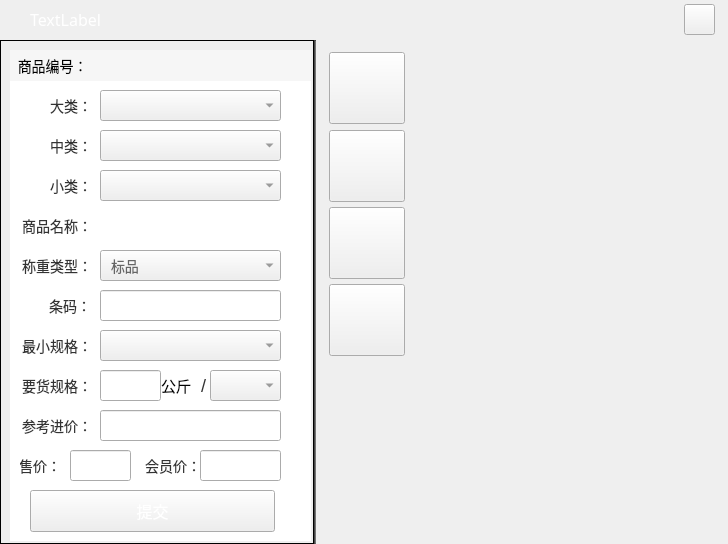
<?xml version="1.0" encoding="UTF-8"?>
<ui version="4.0">
 <class>QuickAddDlg</class>
 <widget class="QDialog" name="QuickAddDlg">
  <property name="geometry">
   <rect>
    <x>0</x>
    <y>0</y>
    <width>728</width>
    <height>544</height>
   </rect>
  </property>
  <property name="minimumSize">
   <size>
    <width>727</width>
    <height>543</height>
   </size>
  </property>
  <property name="font">
   <font>
    <family>微软雅黑</family>
   </font>
  </property>
  <property name="windowTitle">
   <string>StatementDlg</string>
  </property>
  <property name="styleSheet">
   <string notr="true"/>
  </property>
  <widget class="QWidget" name="widget" native="true">
   <property name="geometry">
    <rect>
     <x>0</x>
     <y>40</y>
     <width>728</width>
     <height>504</height>
    </rect>
   </property>
   <property name="minimumSize">
    <size>
     <width>0</width>
     <height>504</height>
    </size>
   </property>
   <property name="maximumSize">
    <size>
     <width>16777215</width>
     <height>504</height>
    </size>
   </property>
   <property name="styleSheet">
    <string notr="true">QWidget#widget {
        border-image: url(:/shareImages/dlg_background.png);
}</string>
   </property>
   <widget class="QFrame" name="frame_2">
    <property name="geometry">
     <rect>
      <x>0</x>
      <y>0</y>
      <width>314</width>
      <height>504</height>
     </rect>
    </property>
    <property name="minimumSize">
     <size>
      <width>314</width>
      <height>504</height>
     </size>
    </property>
    <property name="maximumSize">
     <size>
      <width>314</width>
      <height>16777215</height>
     </size>
    </property>
    <property name="frameShape">
     <enum>QFrame::Panel</enum>
    </property>
    <widget class="QWidget" name="widget_12" native="true">
     <property name="geometry">
      <rect>
       <x>10</x>
       <y>10</y>
       <width>301</width>
       <height>491</height>
      </rect>
     </property>
     <property name="minimumSize">
      <size>
       <width>285</width>
       <height>129</height>
      </size>
     </property>
     <property name="styleSheet">
      <string notr="true">QWidget#widget_12 {
        background-color: rgb(255, 255, 255);
}</string>
     </property>
     <widget class="QLabel" name="pluLabel">
      <property name="geometry">
       <rect>
        <x>10</x>
        <y>240</y>
        <width>71</width>
        <height>31</height>
       </rect>
      </property>
      <property name="font">
       <font>
        <pointsize>-1</pointsize>
       </font>
      </property>
      <property name="styleSheet">
       <string notr="true">
        font-size:14px;
        color: rgb(51, 51, 51);
</string>
      </property>
      <property name="text">
       <string>条码：</string>
      </property>
      <property name="alignment">
       <set>Qt::AlignRight|Qt::AlignTrailing|Qt::AlignVCenter</set>
      </property>
     </widget>
     <widget class="QLineEdit" name="barCodelEdit">
      <property name="geometry">
       <rect>
        <x>90</x>
        <y>240</y>
        <width>181</width>
        <height>31</height>
       </rect>
      </property>
      <property name="font">
       <font>
        <pointsize>-1</pointsize>
       </font>
      </property>
      <property name="styleSheet">
       <string notr="true">font-size:14px;
color: rgb(102, 102, 102);
padding-left:10px;</string>
      </property>
      <property name="maxLength">
       <number>20</number>
      </property>
     </widget>
     <widget class="QLabel" name="factAmtCouponLabel_3">
      <property name="geometry">
       <rect>
        <x>100</x>
        <y>95</y>
        <width>161</width>
        <height>16</height>
       </rect>
      </property>
      <property name="styleSheet">
       <string notr="true">color:red</string>
      </property>
      <property name="text">
       <string/>
      </property>
     </widget>
     <widget class="QPushButton" name="submitBtn">
      <property name="geometry">
       <rect>
        <x>20</x>
        <y>440</y>
        <width>245</width>
        <height>42</height>
       </rect>
      </property>
      <property name="minimumSize">
       <size>
        <width>245</width>
        <height>42</height>
       </size>
      </property>
      <property name="font">
       <font>
        <pointsize>-1</pointsize>
       </font>
      </property>
      <property name="focusPolicy">
       <enum>Qt::NoFocus</enum>
      </property>
      <property name="styleSheet">
       <string notr="true">QPushButton#submitBtn {
        color: rgb(255, 255, 255);
        font-size:16px;
        border-image: url(:/shareImages/sure_normal.png);
}

QPushButton#submitBtn:pressed {
        border-image: url(:/shareImages/sure_press.png);
}
</string>
      </property>
      <property name="text">
       <string>提交</string>
      </property>
     </widget>
     <widget class="QLabel" name="productNumLb">
      <property name="geometry">
       <rect>
        <x>0</x>
        <y>0</y>
        <width>301</width>
        <height>31</height>
       </rect>
      </property>
      <property name="font">
       <font>
        <pointsize>-1</pointsize>
       </font>
      </property>
      <property name="styleSheet">
       <string notr="true">font-size:14px;
background-color: rgb(246, 246, 246);
</string>
      </property>
      <property name="text">
       <string>  商品编号：</string>
      </property>
     </widget>
     <widget class="QLabel" name="factAmtCouponLabel_4">
      <property name="geometry">
       <rect>
        <x>10</x>
        <y>80</y>
        <width>72</width>
        <height>31</height>
       </rect>
      </property>
      <property name="font">
       <font>
        <pointsize>-1</pointsize>
       </font>
      </property>
      <property name="styleSheet">
       <string notr="true">
        font-size:14px;
        color: rgb(51, 51, 51);
</string>
      </property>
      <property name="text">
       <string>中类：</string>
      </property>
      <property name="alignment">
       <set>Qt::AlignRight|Qt::AlignTrailing|Qt::AlignVCenter</set>
      </property>
     </widget>
     <widget class="QLabel" name="factAmtCouponLabel_5">
      <property name="geometry">
       <rect>
        <x>10</x>
        <y>40</y>
        <width>72</width>
        <height>31</height>
       </rect>
      </property>
      <property name="font">
       <font>
        <pointsize>-1</pointsize>
       </font>
      </property>
      <property name="styleSheet">
       <string notr="true">
        font-size:14px;
        color: rgb(51, 51, 51);
</string>
      </property>
      <property name="text">
       <string>大类：</string>
      </property>
      <property name="alignment">
       <set>Qt::AlignRight|Qt::AlignTrailing|Qt::AlignVCenter</set>
      </property>
     </widget>
     <widget class="QLabel" name="factAmtCouponLabel_2">
      <property name="geometry">
       <rect>
        <x>10</x>
        <y>120</y>
        <width>72</width>
        <height>31</height>
       </rect>
      </property>
      <property name="font">
       <font>
        <pointsize>-1</pointsize>
       </font>
      </property>
      <property name="styleSheet">
       <string notr="true">font-size:14px;
        color: rgb(51, 51, 51);
</string>
      </property>
      <property name="text">
       <string>小类：</string>
      </property>
      <property name="alignment">
       <set>Qt::AlignRight|Qt::AlignTrailing|Qt::AlignVCenter</set>
      </property>
     </widget>
     <widget class="QLabel" name="factAmtCouponLabel_6">
      <property name="geometry">
       <rect>
        <x>10</x>
        <y>160</y>
        <width>72</width>
        <height>31</height>
       </rect>
      </property>
      <property name="font">
       <font>
        <pointsize>-1</pointsize>
       </font>
      </property>
      <property name="styleSheet">
       <string notr="true">
        font-size:14px;
        color: rgb(51, 51, 51);
</string>
      </property>
      <property name="text">
       <string>商品名称：</string>
      </property>
      <property name="alignment">
       <set>Qt::AlignRight|Qt::AlignTrailing|Qt::AlignVCenter</set>
      </property>
     </widget>
     <widget class="QComboBox" name="bKindcBox">
      <property name="geometry">
       <rect>
        <x>90</x>
        <y>40</y>
        <width>181</width>
        <height>31</height>
       </rect>
      </property>
      <property name="font">
       <font>
        <pointsize>-1</pointsize>
       </font>
      </property>
      <property name="styleSheet">
       <string notr="true">font-size:14px;
color: rgb(102, 102, 102);
padding-left:10px;</string>
      </property>
     </widget>
     <widget class="QComboBox" name="mKindcBox">
      <property name="geometry">
       <rect>
        <x>90</x>
        <y>80</y>
        <width>181</width>
        <height>31</height>
       </rect>
      </property>
      <property name="font">
       <font>
        <pointsize>-1</pointsize>
       </font>
      </property>
      <property name="styleSheet">
       <string notr="true">font-size:14px;
color: rgb(102, 102, 102);
padding-left:10px;</string>
      </property>
     </widget>
     <widget class="QComboBox" name="sKindcBox">
      <property name="geometry">
       <rect>
        <x>90</x>
        <y>120</y>
        <width>181</width>
        <height>31</height>
       </rect>
      </property>
      <property name="font">
       <font>
        <pointsize>-1</pointsize>
       </font>
      </property>
      <property name="styleSheet">
       <string notr="true">font-size:14px;
color: rgb(102, 102, 102);
padding-left:10px;</string>
      </property>
     </widget>
     <widget class="QLabel" name="factAmtCouponLabel_7">
      <property name="geometry">
       <rect>
        <x>10</x>
        <y>200</y>
        <width>72</width>
        <height>31</height>
       </rect>
      </property>
      <property name="font">
       <font>
        <pointsize>-1</pointsize>
       </font>
      </property>
      <property name="styleSheet">
       <string notr="true">
        font-size:14px;
        color: rgb(51, 51, 51);
</string>
      </property>
      <property name="text">
       <string>称重类型：</string>
      </property>
      <property name="alignment">
       <set>Qt::AlignRight|Qt::AlignTrailing|Qt::AlignVCenter</set>
      </property>
     </widget>
     <widget class="QComboBox" name="weighTypeCBox">
      <property name="geometry">
       <rect>
        <x>90</x>
        <y>200</y>
        <width>181</width>
        <height>31</height>
       </rect>
      </property>
      <property name="font">
       <font>
        <pointsize>-1</pointsize>
       </font>
      </property>
      <property name="styleSheet">
       <string notr="true">font-size:14px;
color: rgb(102, 102, 102);
padding-left:10px;</string>
      </property>
      <item>
       <property name="text">
        <string>标品</string>
       </property>
      </item>
      <item>
       <property name="text">
        <string>计重</string>
       </property>
      </item>
      <item>
       <property name="text">
        <string>计数</string>
       </property>
      </item>
     </widget>
     <widget class="QComboBox" name="basicUnitCBox">
      <property name="geometry">
       <rect>
        <x>90</x>
        <y>280</y>
        <width>181</width>
        <height>31</height>
       </rect>
      </property>
      <property name="font">
       <font>
        <pointsize>-1</pointsize>
       </font>
      </property>
      <property name="styleSheet">
       <string notr="true">font-size:14px;
color: rgb(102, 102, 102);
padding-left:10px;</string>
      </property>
     </widget>
     <widget class="QLabel" name="factAmtCouponLabel_8">
      <property name="geometry">
       <rect>
        <x>10</x>
        <y>280</y>
        <width>72</width>
        <height>31</height>
       </rect>
      </property>
      <property name="font">
       <font>
        <pointsize>-1</pointsize>
       </font>
      </property>
      <property name="styleSheet">
       <string notr="true">
        font-size:14px;
        color: rgb(51, 51, 51);
</string>
      </property>
      <property name="text">
       <string>最小规格：</string>
      </property>
      <property name="alignment">
       <set>Qt::AlignRight|Qt::AlignTrailing|Qt::AlignVCenter</set>
      </property>
     </widget>
     <widget class="QLabel" name="factAmtCouponLabel_9">
      <property name="geometry">
       <rect>
        <x>10</x>
        <y>320</y>
        <width>72</width>
        <height>31</height>
       </rect>
      </property>
      <property name="font">
       <font>
        <pointsize>-1</pointsize>
       </font>
      </property>
      <property name="styleSheet">
       <string notr="true">
        font-size:14px;
        color: rgb(51, 51, 51);
</string>
      </property>
      <property name="text">
       <string>要货规格：</string>
      </property>
      <property name="alignment">
       <set>Qt::AlignRight|Qt::AlignTrailing|Qt::AlignVCenter</set>
      </property>
     </widget>
     <widget class="QLineEdit" name="getGoodslEdit">
      <property name="geometry">
       <rect>
        <x>90</x>
        <y>320</y>
        <width>61</width>
        <height>31</height>
       </rect>
      </property>
      <property name="font">
       <font>
        <pointsize>-1</pointsize>
       </font>
      </property>
      <property name="styleSheet">
       <string notr="true">font-size:14px;
color: rgb(102, 102, 102);
padding-left:10px;</string>
      </property>
      <property name="maxLength">
       <number>6</number>
      </property>
     </widget>
     <widget class="QLabel" name="factAmtCouponLabel_10">
      <property name="geometry">
       <rect>
        <x>180</x>
        <y>320</y>
        <width>16</width>
        <height>31</height>
       </rect>
      </property>
      <property name="font">
       <font>
        <pointsize>-1</pointsize>
       </font>
      </property>
      <property name="styleSheet">
       <string notr="true">font-size:18px;
color: rgb(51, 51, 51);
</string>
      </property>
      <property name="text">
       <string>/</string>
      </property>
      <property name="alignment">
       <set>Qt::AlignRight|Qt::AlignTrailing|Qt::AlignVCenter</set>
      </property>
     </widget>
     <widget class="QComboBox" name="wUnitCBox">
      <property name="geometry">
       <rect>
        <x>200</x>
        <y>320</y>
        <width>71</width>
        <height>31</height>
       </rect>
      </property>
      <property name="font">
       <font>
        <pointsize>-1</pointsize>
       </font>
      </property>
      <property name="styleSheet">
       <string notr="true">font-size:14px;
color: rgb(102, 102, 102);
padding-left:10px;</string>
      </property>
     </widget>
     <widget class="QLabel" name="factAmtCouponLabel_11">
      <property name="geometry">
       <rect>
        <x>10</x>
        <y>360</y>
        <width>72</width>
        <height>31</height>
       </rect>
      </property>
      <property name="font">
       <font>
        <pointsize>-1</pointsize>
       </font>
      </property>
      <property name="styleSheet">
       <string notr="true">
        font-size:14px;
        color: rgb(51, 51, 51);
</string>
      </property>
      <property name="text">
       <string>参考进价：</string>
      </property>
      <property name="alignment">
       <set>Qt::AlignRight|Qt::AlignTrailing|Qt::AlignVCenter</set>
      </property>
     </widget>
     <widget class="QLineEdit" name="referPricelEdit">
      <property name="geometry">
       <rect>
        <x>90</x>
        <y>360</y>
        <width>181</width>
        <height>31</height>
       </rect>
      </property>
      <property name="font">
       <font>
        <pointsize>-1</pointsize>
       </font>
      </property>
      <property name="styleSheet">
       <string notr="true">font-size:14px;
color: rgb(102, 102, 102);
padding-left:10px;</string>
      </property>
      <property name="maxLength">
       <number>6</number>
      </property>
     </widget>
     <widget class="QLabel" name="factAmtCouponLabel_12">
      <property name="geometry">
       <rect>
        <x>10</x>
        <y>400</y>
        <width>41</width>
        <height>31</height>
       </rect>
      </property>
      <property name="font">
       <font>
        <pointsize>-1</pointsize>
       </font>
      </property>
      <property name="styleSheet">
       <string notr="true">font-size:14px;
color: rgb(51, 51, 51);
</string>
      </property>
      <property name="text">
       <string>售价：</string>
      </property>
      <property name="alignment">
       <set>Qt::AlignRight|Qt::AlignTrailing|Qt::AlignVCenter</set>
      </property>
     </widget>
     <widget class="QLabel" name="factAmtCouponLabel_13">
      <property name="geometry">
       <rect>
        <x>130</x>
        <y>400</y>
        <width>61</width>
        <height>31</height>
       </rect>
      </property>
      <property name="font">
       <font>
        <pointsize>-1</pointsize>
       </font>
      </property>
      <property name="styleSheet">
       <string notr="true">font-size:14px;
color: rgb(51, 51, 51);
</string>
      </property>
      <property name="text">
       <string>会员价：</string>
      </property>
      <property name="alignment">
       <set>Qt::AlignRight|Qt::AlignTrailing|Qt::AlignVCenter</set>
      </property>
     </widget>
     <widget class="QLabel" name="wUnitlabel">
      <property name="geometry">
       <rect>
        <x>150</x>
        <y>320</y>
        <width>31</width>
        <height>31</height>
       </rect>
      </property>
      <property name="font">
       <font>
        <family>微软雅黑</family>
        <pointsize>11</pointsize>
       </font>
      </property>
      <property name="text">
       <string>公斤</string>
      </property>
      <property name="alignment">
       <set>Qt::AlignRight|Qt::AlignTrailing|Qt::AlignVCenter</set>
      </property>
     </widget>
     <widget class="SearchEdit" name="goodsNameWidget" native="true">
      <property name="geometry">
       <rect>
        <x>90</x>
        <y>160</y>
        <width>181</width>
        <height>31</height>
       </rect>
      </property>
      <property name="styleSheet">
       <string notr="true"/>
      </property>
     </widget>
    </widget>
   </widget>
   <widget class="QWidget" name="widget_8" native="true">
    <property name="geometry">
     <rect>
      <x>314</x>
      <y>0</y>
      <width>413</width>
      <height>504</height>
     </rect>
    </property>
    <property name="minimumSize">
     <size>
      <width>413</width>
      <height>504</height>
     </size>
    </property>
    <layout class="QGridLayout" name="gridLayout">
     <property name="leftMargin">
      <number>15</number>
     </property>
     <property name="topMargin">
      <number>12</number>
     </property>
     <property name="rightMargin">
      <number>15</number>
     </property>
     <property name="bottomMargin">
      <number>190</number>
     </property>
     <property name="spacing">
      <number>7</number>
     </property>
     <item row="0" column="0">
      <widget class="QPushButton" name="factorButton">
       <property name="sizePolicy">
        <sizepolicy hsizetype="Minimum" vsizetype="Expanding">
         <horstretch>0</horstretch>
         <verstretch>0</verstretch>
        </sizepolicy>
       </property>
       <property name="minimumSize">
        <size>
         <width>76</width>
         <height>72</height>
        </size>
       </property>
       <property name="maximumSize">
        <size>
         <width>16777215</width>
         <height>16777215</height>
        </size>
       </property>
       <property name="font">
        <font>
         <family>微软雅黑</family>
         <pointsize>-1</pointsize>
         <weight>50</weight>
         <italic>false</italic>
         <bold>false</bold>
        </font>
       </property>
       <property name="focusPolicy">
        <enum>Qt::NoFocus</enum>
       </property>
       <property name="styleSheet">
        <string notr="true">QPushButton#factorButton{
        font:20px;
        font-family:&quot;微软雅黑&quot;;
        color: rgb(255,255,255);
        border-image: url(:/digitalKeyboardImage/foreign_key_normal.png);
}

QPushButton#factorButton:pressed{
        border-image: url(:/digitalKeyboardImage/foreign_key_press.png);
}</string>
       </property>
       <property name="text">
        <string/>
       </property>
      </widget>
     </item>
     <item row="1" column="0">
      <widget class="QPushButton" name="fiftyButton">
       <property name="sizePolicy">
        <sizepolicy hsizetype="Minimum" vsizetype="Expanding">
         <horstretch>0</horstretch>
         <verstretch>0</verstretch>
        </sizepolicy>
       </property>
       <property name="minimumSize">
        <size>
         <width>76</width>
         <height>72</height>
        </size>
       </property>
       <property name="maximumSize">
        <size>
         <width>16777215</width>
         <height>16777215</height>
        </size>
       </property>
       <property name="font">
        <font>
         <family>微软雅黑</family>
         <pointsize>-1</pointsize>
         <weight>50</weight>
         <italic>false</italic>
         <bold>false</bold>
        </font>
       </property>
       <property name="focusPolicy">
        <enum>Qt::NoFocus</enum>
       </property>
       <property name="styleSheet">
        <string notr="true">QPushButton#fiftyButton{
        font:20px;
        font-family:&quot;微软雅黑&quot;;
        color: rgb(255,255,255);
        border-image: url(:/digitalKeyboardImage/foreign_key_normal.png);
}

QPushButton#fiftyButton:pressed{
        border-image: url(:/digitalKeyboardImage/foreign_key_press.png);
}</string>
       </property>
       <property name="text">
        <string/>
       </property>
      </widget>
     </item>
     <item row="2" column="0">
      <widget class="QPushButton" name="hundredButton">
       <property name="sizePolicy">
        <sizepolicy hsizetype="Minimum" vsizetype="Expanding">
         <horstretch>0</horstretch>
         <verstretch>0</verstretch>
        </sizepolicy>
       </property>
       <property name="minimumSize">
        <size>
         <width>76</width>
         <height>72</height>
        </size>
       </property>
       <property name="maximumSize">
        <size>
         <width>16777215</width>
         <height>16777215</height>
        </size>
       </property>
       <property name="font">
        <font>
         <family>微软雅黑</family>
         <pointsize>-1</pointsize>
         <weight>50</weight>
         <italic>false</italic>
         <bold>false</bold>
        </font>
       </property>
       <property name="focusPolicy">
        <enum>Qt::NoFocus</enum>
       </property>
       <property name="styleSheet">
        <string notr="true">QPushButton#hundredButton{
        font:20px;
        font-family:&quot;微软雅黑&quot;;
        color: rgb(255,255,255);
        border-image: url(:/digitalKeyboardImage/foreign_key_normal.png);
}

QPushButton#hundredButton:pressed{
        border-image: url(:/digitalKeyboardImage/foreign_key_press.png);
}</string>
       </property>
       <property name="text">
        <string/>
       </property>
      </widget>
     </item>
     <item row="3" column="0">
      <widget class="QPushButton" name="twoHundredButton">
       <property name="sizePolicy">
        <sizepolicy hsizetype="Minimum" vsizetype="Expanding">
         <horstretch>0</horstretch>
         <verstretch>0</verstretch>
        </sizepolicy>
       </property>
       <property name="minimumSize">
        <size>
         <width>76</width>
         <height>72</height>
        </size>
       </property>
       <property name="maximumSize">
        <size>
         <width>16777215</width>
         <height>16777215</height>
        </size>
       </property>
       <property name="font">
        <font>
         <family>微软雅黑</family>
         <pointsize>-1</pointsize>
         <weight>50</weight>
         <italic>false</italic>
         <bold>false</bold>
        </font>
       </property>
       <property name="focusPolicy">
        <enum>Qt::NoFocus</enum>
       </property>
       <property name="styleSheet">
        <string notr="true">QPushButton#twoHundredButton{
        font:20px;
        font-family:&quot;微软雅黑&quot;;
        color: rgb(255,255,255);
        border-image: url(:/digitalKeyboardImage/foreign_key_normal.png);
}

QPushButton#twoHundredButton:pressed{
        border-image: url(:/digitalKeyboardImage/foreign_key_press.png);
}</string>
       </property>
       <property name="text">
        <string/>
       </property>
      </widget>
     </item>
     <item row="0" column="1" rowspan="4">
      <widget class="WndDigitalKeyboard" name="DigitalKeyWnd" native="true">
       <property name="minimumSize">
        <size>
         <width>303</width>
         <height>303</height>
        </size>
       </property>
      </widget>
     </item>
    </layout>
   </widget>
   <widget class="Line" name="line">
    <property name="geometry">
     <rect>
      <x>314</x>
      <y>0</y>
      <width>2</width>
      <height>504</height>
     </rect>
    </property>
    <property name="minimumSize">
     <size>
      <width>2</width>
      <height>504</height>
     </size>
    </property>
    <property name="maximumSize">
     <size>
      <width>2</width>
      <height>16777215</height>
     </size>
    </property>
    <property name="styleSheet">
     <string notr="true">background-color: rgb(102, 102, 102);</string>
    </property>
    <property name="orientation">
     <enum>Qt::Vertical</enum>
    </property>
   </widget>
  </widget>
  <widget class="QLineEdit" name="pricelEdit">
   <property name="geometry">
    <rect>
     <x>70</x>
     <y>450</y>
     <width>61</width>
     <height>31</height>
    </rect>
   </property>
   <property name="font">
    <font>
     <pointsize>-1</pointsize>
    </font>
   </property>
   <property name="styleSheet">
    <string notr="true">font-size:14px;
color: rgb(102, 102, 102);
padding-left:10px;</string>
   </property>
   <property name="maxLength">
    <number>6</number>
   </property>
  </widget>
  <widget class="QLineEdit" name="memPricelEdit">
   <property name="geometry">
    <rect>
     <x>200</x>
     <y>450</y>
     <width>81</width>
     <height>31</height>
    </rect>
   </property>
   <property name="font">
    <font>
     <pointsize>-1</pointsize>
    </font>
   </property>
   <property name="styleSheet">
    <string notr="true">font-size:14px;
color: rgb(102, 102, 102);
padding-left:10px;</string>
   </property>
   <property name="maxLength">
    <number>6</number>
   </property>
  </widget>
  <widget class="QWidget" name="titleWidget" native="true">
   <property name="geometry">
    <rect>
     <x>0</x>
     <y>0</y>
     <width>728</width>
     <height>40</height>
    </rect>
   </property>
   <property name="styleSheet">
    <string notr="true">QWidget#titleWidget{
	border-image: url(:/shareImages/title_bar.png);
}</string>
   </property>
   <layout class="QHBoxLayout" name="horizontalLayout_2">
    <property name="spacing">
     <number>0</number>
    </property>
    <property name="leftMargin">
     <number>30</number>
    </property>
    <property name="topMargin">
     <number>4</number>
    </property>
    <property name="rightMargin">
     <number>13</number>
    </property>
    <property name="bottomMargin">
     <number>5</number>
    </property>
    <item>
     <widget class="QLabel" name="titleLabel">
      <property name="font">
       <font>
        <family>微软雅黑</family>
        <pointsize>-1</pointsize>
       </font>
      </property>
      <property name="styleSheet">
       <string notr="true">QLabel#titleLabel {
	font-size: 16px;
	color: rgb(255, 255, 255);
	font-family:&quot;微软雅黑&quot;;
}</string>
      </property>
      <property name="text">
       <string>TextLabel</string>
      </property>
     </widget>
    </item>
    <item>
     <spacer name="horizontalSpacer">
      <property name="orientation">
       <enum>Qt::Horizontal</enum>
      </property>
      <property name="sizeHint" stdset="0">
       <size>
        <width>912</width>
        <height>20</height>
       </size>
      </property>
     </spacer>
    </item>
    <item>
     <widget class="QPushButton" name="closeButton">
      <property name="sizePolicy">
       <sizepolicy hsizetype="Minimum" vsizetype="Expanding">
        <horstretch>0</horstretch>
        <verstretch>0</verstretch>
       </sizepolicy>
      </property>
      <property name="minimumSize">
       <size>
        <width>31</width>
        <height>31</height>
       </size>
      </property>
      <property name="maximumSize">
       <size>
        <width>31</width>
        <height>31</height>
       </size>
      </property>
      <property name="focusPolicy">
       <enum>Qt::NoFocus</enum>
      </property>
      <property name="styleSheet">
       <string notr="true">QPushButton{
	border-image: url(:/shareImages/close.png);
}

QPushButton:pressed{
	
	border-image: url(:/shareImages/close_press.png);
}
</string>
      </property>
      <property name="text">
       <string/>
      </property>
     </widget>
    </item>
   </layout>
  </widget>
 </widget>
 <layoutdefault spacing="6" margin="11"/>
 <customwidgets>
  <customwidget>
   <class>WndDigitalKeyboard</class>
   <extends>QWidget</extends>
   <header location="global">WndDigitalKeyboard.h</header>
   <container>1</container>
  </customwidget>
  <customwidget>
   <class>SearchEdit</class>
   <extends>QWidget</extends>
   <header>SearchEdit.h</header>
   <container>1</container>
  </customwidget>
 </customwidgets>
 <resources/>
 <connections/>
</ui>
